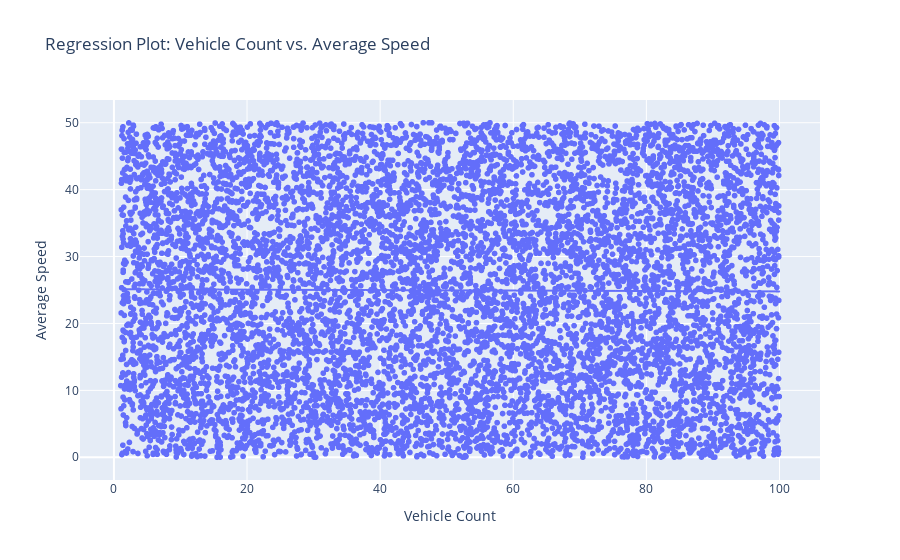

Here is the notebook cell this chart was saved with:
### Code cell
# Regression plot using plotly
fig = px.scatter(df, x="vehicle_count", y="average_speed",
                 title="Regression Plot: Vehicle Count vs. Average Speed",
                 labels={"vehicle_count": "Vehicle Count", "average_speed": "Average Speed"},
                 trendline="ols", 
                 template="plotly")
fig.show()

### Figure 1 — Plotly figure (JSON) as saved in the notebook; plotly's stock layout.template omitted (floating-point values rounded to 4 significant figures; data arrays with more than 128 entries replaced by an {"elided": "..."} marker saying what was removed)
{"data": [{"hovertemplate": "Vehicle Count=%{x}<br>Average Speed=%{y}<extra></extra>", "legendgroup": "", "marker": {"color": "#636efa", "symbol": "circle"}, "mode": "markers", "name": "", "showlegend": false, "type": "scattergl", "x": {"elided": "8756 float values"}, "xaxis": "x", "y": {"elided": "8756 float values"}, "yaxis": "y"}, {"hovertemplate": "<b>OLS trendline</b><br>average_speed = -0.00334728 * vehicle_count + 25.1217<br>R<sup>2</sup>=0.000044<br><br>Vehicle Count=%{x}<br>Average Speed=%{y} <b>(trend)</b><extra></extra>", "legendgroup": "", "marker": {"color": "#636efa", "symbol": "circle"}, "mode": "lines", "name": "", "showlegend": false, "type": "scattergl", "x": {"elided": "8756 float values"}, "xaxis": "x", "y": {"elided": "8756 float values"}, "yaxis": "y"}], "layout": {"legend": {"tracegroupgap": 0}, "title": {"text": "Regression Plot: Vehicle Count vs. Average Speed"}, "xaxis": {"anchor": "y", "domain": [0, 1], "title": {"text": "Vehicle Count"}}, "yaxis": {"anchor": "x", "domain": [0, 1], "title": {"text": "Average Speed"}}}}
